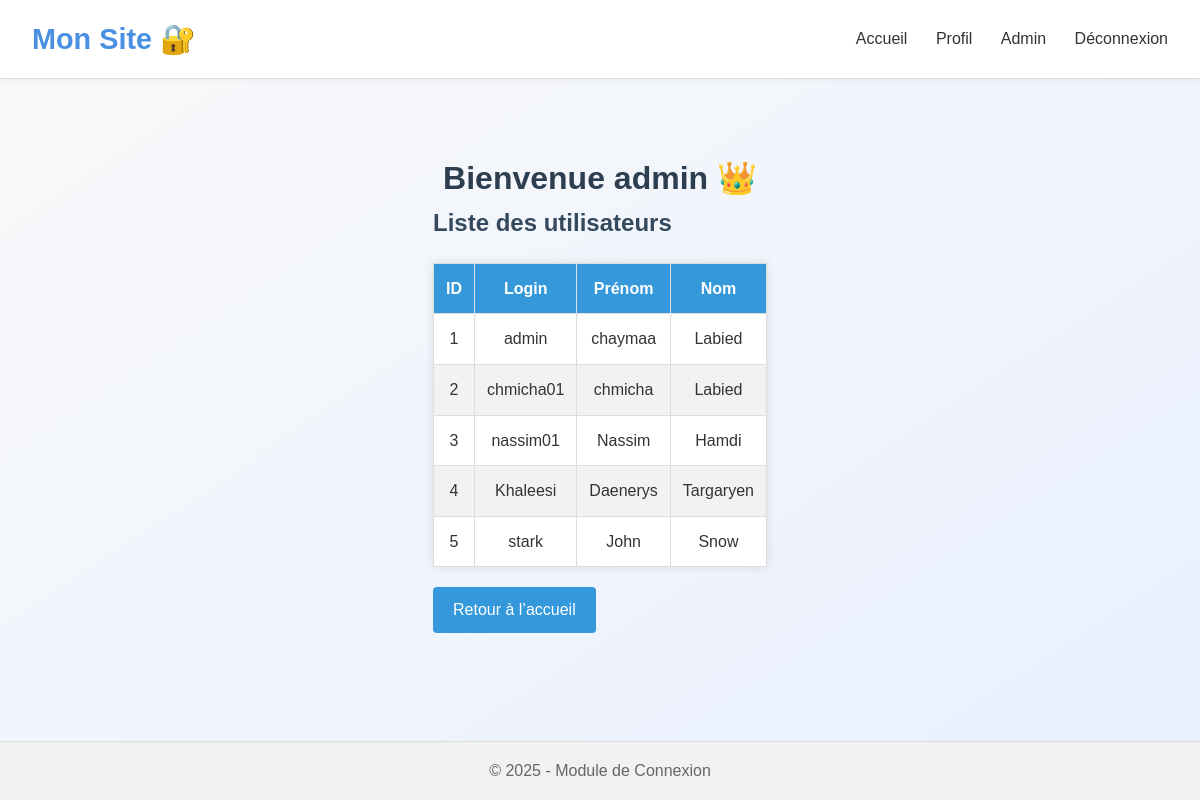
The page /admin.php (signed in) on the database its author committed.
### tables this page shows
CREATE TABLE IF NOT EXISTS `utilisateurs` (
  `id` int NOT NULL AUTO_INCREMENT,
  `login` varchar(255) NOT NULL,
  `prenom` varchar(255) NOT NULL,
  `nom` varchar(255) NOT NULL,
  `password` varchar(255) NOT NULL,
  PRIMARY KEY (`id`)
);

### admin.php (the view, shortened to what this page needs)
<?php
include 'config.php';
$result = $conn->query("SELECT id, login, prenom, nom FROM utilisateurs");
?>
<!DOCTYPE html>
<html lang="fr">
<head>
    <link rel="stylesheet" href="./style/common.css">
    <link rel="stylesheet" href="./style/admin.css">
</head>
<body>
    <?php include 'includes/header.php'; ?>
    <main class="admin">
        <h1>Bienvenue admin 👑</h1>
        <h2>Liste des utilisateurs</h2>
        <table>
            <thead>
                <tr>
                    <th>ID</th>
                    <th>Login</th>
                    <th>Prénom</th>
                    <th>Nom</th>
                </tr>
            </thead>
            <tbody>
                <?php while ($row = $result->fetch_assoc()): ?>
                    <tr>
                        <td><?= $row['id'] ?></td>
                        <td><?= htmlspecialchars($row['login']) ?></td>
                        <td><?= htmlspecialchars($row['prenom']) ?></td>
                        <td><?= htmlspecialchars($row['nom']) ?></td>
                    </tr>
                <?php endwhile; ?>
            </tbody>
        </table>
        <p><a class="btn" href="index.php">Retour à l’accueil</a></p>
    </main>
    <?php include 'includes/footer.php'; ?>
</body>
</html>

### includes/header.php
<header class="site-header">
    <div class="container">
        <h1 class="logo">Mon Site 🔐</h1>
        <nav class="navigation">
            <a href="index.php">Accueil</a>
            <?php if (!isset($_SESSION['login'])): ?>
                <a href="inscription.php">Inscription</a>
                <a href="connexion.php">Connexion</a>
            <?php else: ?>
                <a href="profil.php">Profil</a>
                <?php if ($_SESSION['login'] === 'admin'): ?>
                    <a href="admin.php">Admin</a>
                <?php endif; ?>
                <a href="deconnexion.php">Déconnexion</a>
            <?php endif; ?>
        </nav>
    </div>
</header>

### includes/footer.php
<footer>
    <p>&copy; 2025 - Module de Connexion</p>
</footer>

### style/common.css (style rules this page uses)
* { margin: 0; padding: 0; box-sizing: border-box; }
body { font-family: "Segoe UI", sans-serif; background: linear-gradient(to bottom right, #f9f9f9, #e8f0ff); color: #333; line-height: 1.6; min-height: 100vh; display: flex; flex-direction: column; }
a { color: inherit; text-decoration: none; }
.site-header { background: #ffffffee; backdrop-filter: blur(6px); border-bottom: 1px solid #ddd; padding: 1rem 0; box-shadow: 0 2px 5px rgba(0, 0, 0, 0.05); }
.site-header .container { max-width: 1200px; margin: auto; padding: 0 2rem; display: flex; justify-content: space-between; align-items: center; }
.site-header .logo { font-size: 1.8rem; font-weight: bold; color: #4a90e2; }
.navigation a { margin-left: 1.5rem; font-weight: 500; transition: color 0.3s; }
footer { background-color: #f1f1f1; color: #666; text-align: center; padding: 1rem 0; margin-top: auto; border-top: 1px solid #ddd; }

### style/admin.css (style rules this page uses)
body { font-family: Arial, sans-serif; background-color: #f6f7fb; margin: 0; padding: 0; }
.admin { padding: 40px; max-width: 900px; margin: auto; }
h1 { color: #2c3e50; text-align: center; }
h2 { color: #34495e; margin-bottom: 20px; }
table { width: 100%; border-collapse: collapse; background: #ffffff; box-shadow: 0 0 10px rgba(0, 0, 0, 0.1); }
table th, table td { padding: 12px; border: 1px solid #ddd; text-align: center; }
table th { background-color: #3498db; color: white; }
table tr:nth-child(even) { background-color: #f2f2f2; }
.btn { display: inline-block; margin-top: 20px; padding: 10px 20px; background-color: #3498db; color: white; text-decoration: none; border-radius: 4px; text-align: center; transition: background 0.3s; }

### rows shown on the page
utilisateurs: id "1", login "admin", prenom "chaymaa", nom "Labied"
utilisateurs: id "2", login "chmicha01", prenom "chmicha", nom "Labied"
utilisateurs: id "3", login "nassim01", prenom "Nassim", nom "Hamdi"
utilisateurs: id "4", login "Khaleesi", prenom "Daenerys", nom "Targaryen"
utilisateurs: id "5", login "stark", prenom "John", nom "Snow"
